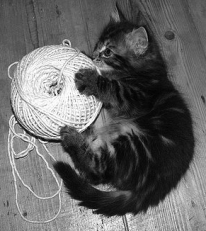
#> input picture lab1/kitty.bmp, 206 x 231 px
$ python ex1.py
#> lines starting #> are read from the running program, lines starting #| are printed output that depends on the picture
'''
Write a short function that performs the convolution between an image, and a
3 × 3 structuring element, by performing an explicit looping over the image
pixels. You should pad the edges of the input image with zeros to deal with the
edges and corners of the original image.
'''
import cv2
import numpy as np


def convolve(image, kernel):

    kernel_sum = kernel.sum()

    # pad image with zeros
    pad_img = np.zeros((image.shape[0] + 2, image.shape[1] + 2))
    pad_img[1:image.shape[0]+1, 1:image.shape[1]+1] = image

    # convolved image (here we know the dimension is the same as the original
    # because we are using a 3 × 3 kernel with zero padding and stride of 1)
    conv_img = np.zeros((image.shape[0], image.shape[1]))

    # convolve image
    for y in range(image.shape[1]):  # rows
        for x in range(image.shape[0]):  # columns
            # matrix * matrix is an element-wise multiplication
            conv_img[x, y] = (kernel * pad_img[x: x+kernel.shape[0], y: y+kernel.shape[1]]).sum()

    return conv_img/kernel_sum


# open image in gray scale
filename = 'kitty.bmp'
img = cv2.imread(filename, cv2.IMREAD_GRAYSCALE)
#> img is the input picture: shape (231, 206); min 1, max 255, mean 102.3

# check for success
if img is None:
    print('Error: failed to open', filename)
    sys.exit()

# kernels
avg_kernel = np.ones((3, 3))
wavg_kernel = np.array([[.5, 1, .5], [1, 2, 1], [.5, 1, .5]])

# perform convolutions
avg_img = convolve(img, avg_kernel)
#> in convolve, `pad_img[1:image.shape[0]+1, 1:image.shape[1]+1] = image`:
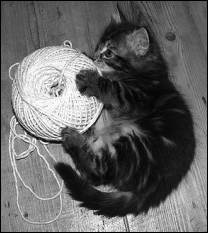
#> pad_img: shape (233, 208) float64; min 0, max 255, mean 100.4
#> after the loop in convolve, `for y in range(image.shape[1]):`:
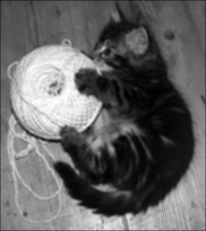
#> conv_img: shape (231, 206) float64; min 47, max 2246, mean 913.9; drawn with min black and max white
wavg_img = convolve(img, wavg_kernel)

# save images
cv2.imwrite('./results/avg_' + filename, avg_img)
cv2.imwrite('./results/wavg_' + filename, wavg_img)
